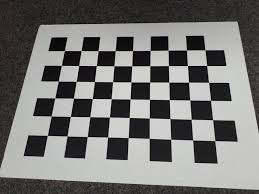
#> input picture Chapter_4/my_images/checkerboard1.jpeg, 259 x 194 px; its folder holds only this picture in this run
$ python 15_camera_calibration.py
#> lines starting #> are read from the running program, lines starting #| are printed output that depends on the picture; after the words box and inside, x2 and y2 are one past the last pixel; in counts of white or black regions, pixels touching at a corner belong together; long printed decimals are rounded
# import required modules
import numpy as np
import cv2
import glob

# Define the dimensions of the checkerboard pattern
CHECKERBOARD = (6, 9)

# Define the object points (3D coordinates of the checkerboard corners)
objp = np.zeros((CHECKERBOARD[0] * CHECKERBOARD[1], 3), np.float32)

objp[:, :2] = np.mgrid[0:CHECKERBOARD[0], 0:CHECKERBOARD[1]].T.reshape(-1, 2)

# Create arrays to store the object points and image points from all images

objpoints = []
imgpoints = []

# Get a list of all calibration images
images = glob.glob('./my_images/checkerboard*.jpeg')

# Loop through each image and detect checkerboard corners
for fname in images:
    img = cv2.imread(fname)
#> img is the input picture: shape (194, 259, 3); mean B, G, R 115.2, 116.3, 116.6
    gray = cv2.cvtColor(img, cv2.COLOR_BGR2GRAY)
    ret, corners = cv2.findChessboardCorners(gray, CHECKERBOARD, None)
#> ret = True; corners = 54 rows, first 8: [47.27, 135.5], [51.21, 116], [54.88, 97.7], [58.36, 81.19], [61.38, 65.47], [64.46, 50.52], [67.03, 135.8], [70.36, 116.5]

    # If corners are detected, add object points and image points to the respective lists
    if ret:
        objpoints.append(objp)
        imgpoints.append(corners)

    # Draw and display the corners
        img = cv2.drawChessboardCorners(img, CHECKERBOARD, corners, ret)
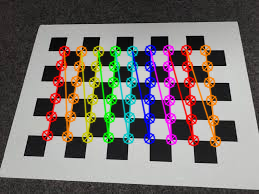
#> img: shape (194, 259, 3); 16.83% of pixels changed, all inside (x1, y1, x2, y2) = (41, 44, 222, 148)
        cv2.imshow("img", img)
        cv2.waitKey(0)

    cv2.destroyAllWindows()

    # Calibrate the camera using the object points and image points
    ret, mtx, dist, rvecs, tvecs = cv2.calibrateCamera(objpoints, imgpoints, gray.shape[::-1], None, None)
#> ret = 0.113; mtx = [[216.4, 0, 127.6], [0, 217.4, 94.41], [0, 0, 1]]; dist = [[0.311, -1.62, -0.00039, -0.000945, 2.3]]; rvecs = ([-0.4, -0.259, -1.51],); tvecs = ([-3.95, 2.01, 10.85],)

    # Displaying the required output
    print("Camera matrix:")
    print(mtx)
#| [[216.356    0.         127.614]
#|  [  0.         217.401  94.406]
#|  [  0.           0.           1.        ]]

    print("\n Distortion coefficient:")
    print(dist)
#| [[ 3.10994911e-01 -1.62296039e+00 -3.89783239e-04 -9.45319689e-04
#|    2.29565688e+00]]

    print("\n Rotation Vectors:")
    print(rvecs)
#| (array([[-0.3996 ],
#|        [-0.2588],
#|        [-1.511]]),)

    print("\n Translation Vectors:")
    print(tvecs)
#| (array([[-3.953],
#|        [ 2.010],
#|        [10.853]]),)
